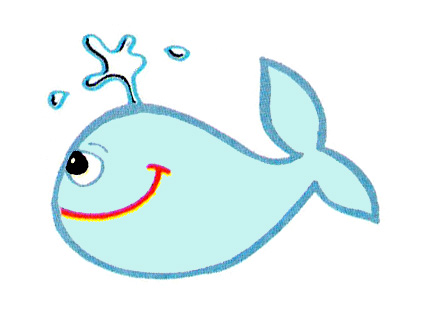
#> input picture 48/seq_img/baleia colorida.jpg, 424 x 317 px; its folder holds 4 pictures in this run
$ python 'questão48.py'
#> lines starting #> are read from the running program, lines starting #| are printed output that depends on the picture
#Abrir uma sequência de imagens coloridas, transformar para tom de cinza cada imagem e obtenha os momentos de HU (também conhecidos como momentos invariantes) de todas estas imagens. Imprima os resultados de cada imagem em um arquivo e na tela do prompt de comandos. Cada linha do arquivo gerado deve representar os atributos obtidos em uma imagem.

import cv2
import csv
import os
import glob

def extrair_momentos_hu(imagens):

    print('[INFO] Extracting hu moments.')
    momentos_hu_completos = []

    for i, imagem in enumerate(imagens):

        print('[INFO] Extracting features of image {}/{}'.format(i + 1, len(imagens)))

        imcolor = cv2.imread(imagem)
#> imcolor is the input picture: shape (317, 424, 3); mean B, G, R 244.7, 243.6, 229.1

        imcolor = cv2.cvtColor(imcolor, cv2.COLOR_BGR2GRAY)
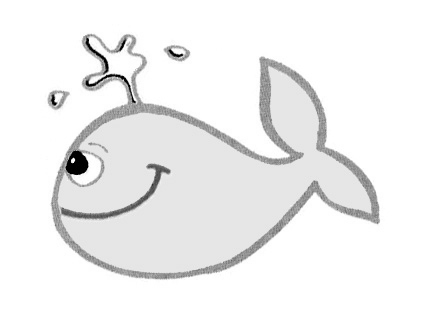
#> imcolor: shape (317, 424); min 0, max 255, mean 239.3

        momentos = cv2.moments(imcolor)
#> momentos = moments, m00 32169171, centre m10/m00, m01/m00 = (213, 157.5)

        momentos_hu = cv2.HuMoments(momentos)
#> momentos_hu = [0.000748, 4.35e-08, 3.94e-14, 8.19e-14, 3.25e-27, 1.44e-17, 3.33e-27]
        momentos_novos = [momento[0] for momento in momentos_hu]
#> momentos_novos has the same summary as momentos_hu

        momentos_hu_completos.append(momentos_novos)
#> pass 2 of the loop in extrair_momentos_hu, `for i, imagem in enumerate(imagens):`:
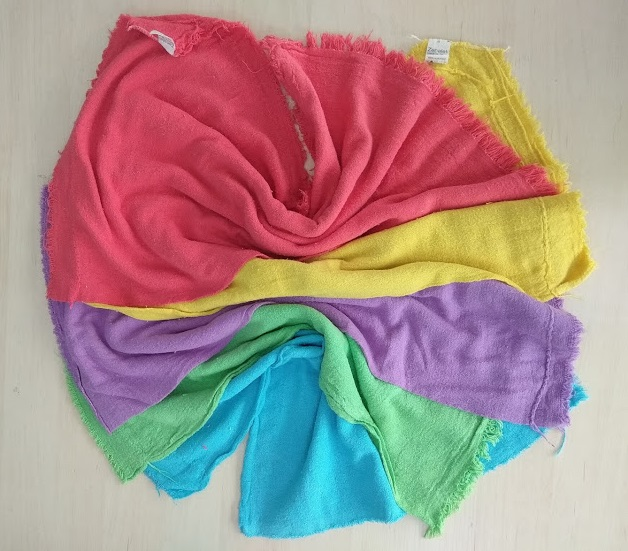
#> input picture 48/seq_img/c9c3d1_ee79063f367e4003921daf1b00370b87~mv2.jpg, 628 x 551 px
#> in extrair_momentos_hu, imcolor is the input picture: shape (551, 628, 3); mean B, G, R 139.2, 141.9, 167.4
#> in extrair_momentos_hu, `imcolor = cv2.cvtColor(imcolor, cv2.COLOR_BGR2GRAY)`:
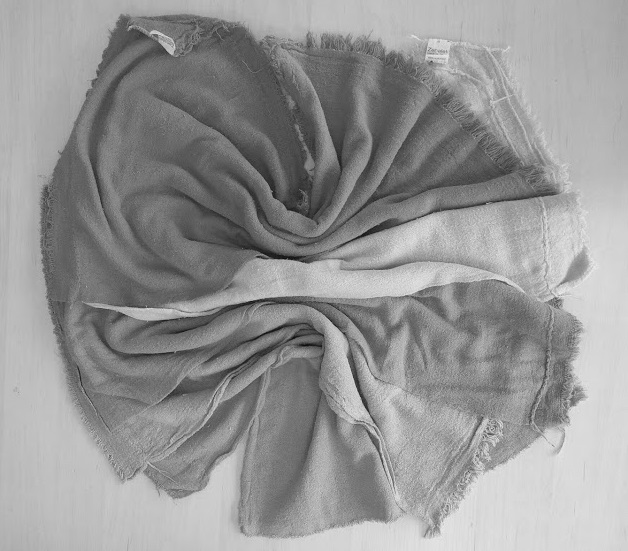
#> imcolor: shape (551, 628); min 12, max 236, mean 149.2
#> momentos = moments, m00 51635263, centre m10/m00, m01/m00 = (327.8, 288)
#> momentos_hu = [0.00124, 3.12e-08, 3.29e-12, 1.02e-11, -3.13e-23, 6.58e-16, -5.02e-23]
#> momentos_novos has the same summary as momentos_hu
#> pass 3 of the loop in extrair_momentos_hu, `for i, imagem in enumerate(imagens):`:
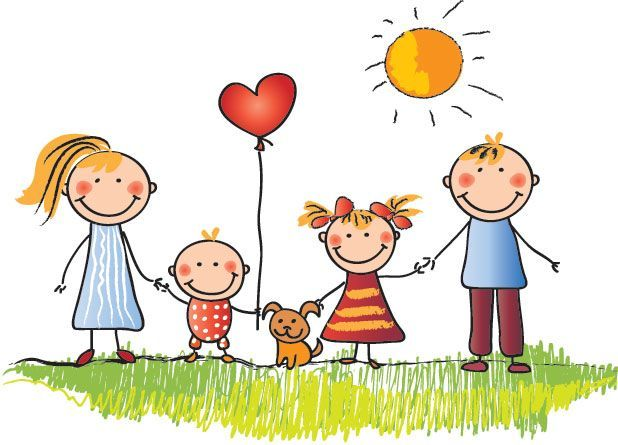
#> input picture 48/seq_img/f303dbb505b2905ae172737ebb484f6b.jpg, 618 x 445 px
#> in extrair_momentos_hu, imcolor is the input picture: shape (445, 618, 3); mean B, G, R 203.1, 223.8, 230.4
#> in extrair_momentos_hu, `imcolor = cv2.cvtColor(imcolor, cv2.COLOR_BGR2GRAY)`:
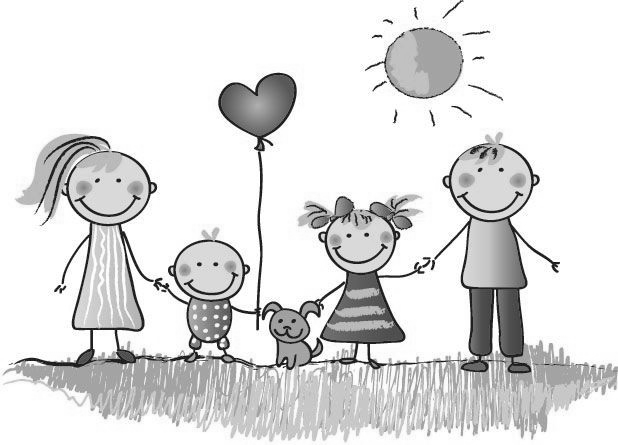
#> imcolor: shape (445, 618); min 2, max 255, mean 223.4
#> momentos = moments, m00 61447183, centre m10/m00, m01/m00 = (307.6, 213.9)
#> momentos_hu = [0.000812, 6.99e-08, 1.39e-13, 3.66e-13, -4.21e-26, -8.49e-17, 7.08e-26]
#> momentos_novos has the same summary as momentos_hu
#> the loop made 4 passes; the first 3 are shown

    print('\n')
    return momentos_hu_completos


def salvar_resultado(extractor_name, features):

#> called with extractor_name = 'momentos_hu'
    for vector in features:
        print(vector)

    with open(extractor_name + '.csv', 'w') as outfile:
        writer = csv.writer(outfile)
        writer.writerows(features)

if __name__ == '__main__':

    pasta = 'seq_img/'

    caminho = glob.glob(os.path.join(pasta, '*.jpg'))

    features = extrair_momentos_hu(caminho)

    salvar_resultado('momentos_hu', features)
